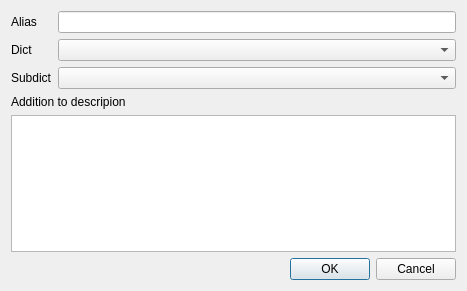
<?xml version="1.0" encoding="UTF-8"?>
<ui version="4.0">
 <class>AliasDialog</class>
 <widget class="QDialog" name="AliasDialog">
  <property name="geometry">
   <rect>
    <x>0</x>
    <y>0</y>
    <width>467</width>
    <height>291</height>
   </rect>
  </property>
  <property name="windowTitle">
   <string>Dialog</string>
  </property>
  <layout class="QVBoxLayout" name="verticalLayout">
   <item>
    <layout class="QGridLayout" name="gridLayout">
     <item row="0" column="0">
      <widget class="QLabel" name="lbAlias">
       <property name="text">
        <string>Alias</string>
       </property>
      </widget>
     </item>
     <item row="0" column="1">
      <widget class="QLineEdit" name="leAlias"/>
     </item>
     <item row="1" column="0">
      <widget class="QLabel" name="lbDict">
       <property name="text">
        <string notr="true">Dict</string>
       </property>
      </widget>
     </item>
     <item row="1" column="1">
      <widget class="QComboBox" name="cbDict"/>
     </item>
     <item row="2" column="0">
      <widget class="QLabel" name="lbSubDict">
       <property name="text">
        <string notr="true">Subdict</string>
       </property>
      </widget>
     </item>
     <item row="2" column="1">
      <widget class="QComboBox" name="cbSubDict"/>
     </item>
    </layout>
   </item>
   <item>
    <widget class="QLabel" name="lbToDescr">
     <property name="text">
      <string>Addition to descripion</string>
     </property>
    </widget>
   </item>
   <item>
    <widget class="QTextEdit" name="teToDescr"/>
   </item>
   <item>
    <widget class="QDialogButtonBox" name="buttonBox">
     <property name="orientation">
      <enum>Qt::Horizontal</enum>
     </property>
     <property name="standardButtons">
      <set>QDialogButtonBox::Cancel|QDialogButtonBox::Ok</set>
     </property>
    </widget>
   </item>
  </layout>
 </widget>
 <resources/>
 <connections>
  <connection>
   <sender>buttonBox</sender>
   <signal>accepted()</signal>
   <receiver>AliasDialog</receiver>
   <slot>accept()</slot>
   <hints>
    <hint type="sourcelabel">
     <x>248</x>
     <y>254</y>
    </hint>
    <hint type="destinationlabel">
     <x>157</x>
     <y>274</y>
    </hint>
   </hints>
  </connection>
  <connection>
   <sender>buttonBox</sender>
   <signal>rejected()</signal>
   <receiver>AliasDialog</receiver>
   <slot>reject()</slot>
   <hints>
    <hint type="sourcelabel">
     <x>316</x>
     <y>260</y>
    </hint>
    <hint type="destinationlabel">
     <x>286</x>
     <y>274</y>
    </hint>
   </hints>
  </connection>
 </connections>
</ui>
